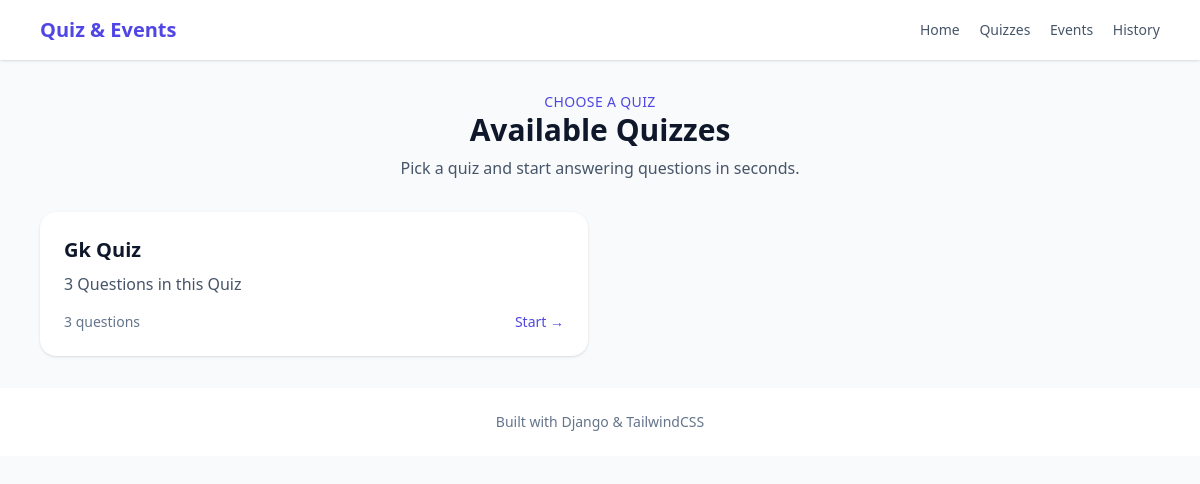
Screenshot of /quizzes/ with the database file from the repository.
### quizzes/models.py (models this page shows, shortened)
class Quiz(models.Model):
    title = models.CharField(max_length=255)
    description = models.TextField(blank=True)
    created_at = models.DateTimeField(auto_now_add=True)
    updated_at = models.DateTimeField(auto_now=True)

### quizzes/views.py (the view)
# urls.py: path('quizzes/', views.quiz_list, name='quiz_list'),
def quiz_list(request):
    quizzes = Quiz.objects.order_by('-created_at')
    return render(request, 'quizzes/quiz_list.html', {'quizzes': quizzes})

### quizzes/templates/quizzes/quiz_list.html (shortened to what this page needs)
{% extends "quizzes/base.html" %}
{% block content %}
  <div class="mb-8 text-center">
    <p class="text-sm uppercase tracking-wide text-indigo-600">Choose a quiz</p>
    <h1 class="text-3xl font-bold">Available Quizzes</h1>
    <p class="mt-2 text-slate-600">Pick a quiz and start answering questions in seconds.</p>
  </div>
  <div class="grid gap-6 md:grid-cols-2">
    {% for quiz in quizzes %}
      <div class="rounded-2xl bg-white p-6 shadow">
        <h2 class="text-xl font-semibold text-slate-900">{{ quiz.title }}</h2>
        <p class="mt-2 text-slate-600">{{ quiz.description|default:"No description provided." }}</p>
        <div class="mt-4 flex items-center justify-between text-sm text-slate-500">
          <span>{{ quiz.questions.count }} questions</span>
          <a href="{% url 'quizzes:quiz_attempt' quiz.id %}" class="text-indigo-600 font-medium">Start →</a>
        </div>
      </div>
    {% empty %}
      <p class="text-slate-600">No quizzes are available right now. Please check back later.</p>
    {% endfor %}
  </div>
{% endblock %}

### rows the page displays
Quiz: title "Gk Quiz", description "3 Questions in this Quiz", questions.count "3"
